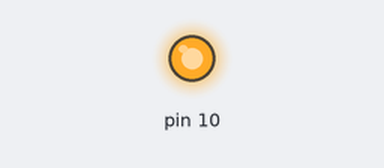
Simulated run of this sketch. Board: Arduino Uno, built with avr-gcc and run on an emulated ATmega328P. Parts: output pins drawn as LEDs (lit = HIGH).

Above: at 0.1 s.
At 100.1 s:
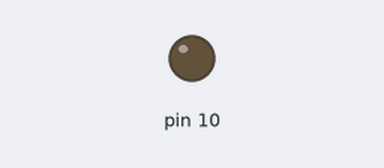
Timing chart, 0 to 101.6 s (numbered marks = the images above):
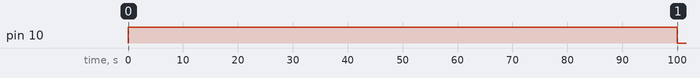

Measured:
- by itself, pin 10: LOW → HIGH at 0.00 s, → LOW 100 s later

The sketch:

led.ino
```cpp
void setup() {
  // put your setup code here, to run once:
  //初期設定ということ
  pinMode(10, OUTPUT);//10番のピンを出力設定

}

void loop() {
  // put your main code here, to run repeatedly:
  digitalWrite(10, HIGH);//指定のピン（10）をON/OFF(HIGH/LOW)する
  delay(100000);//遅延
  digitalWrite(10, LOW);
  delay(100000);
}
```
